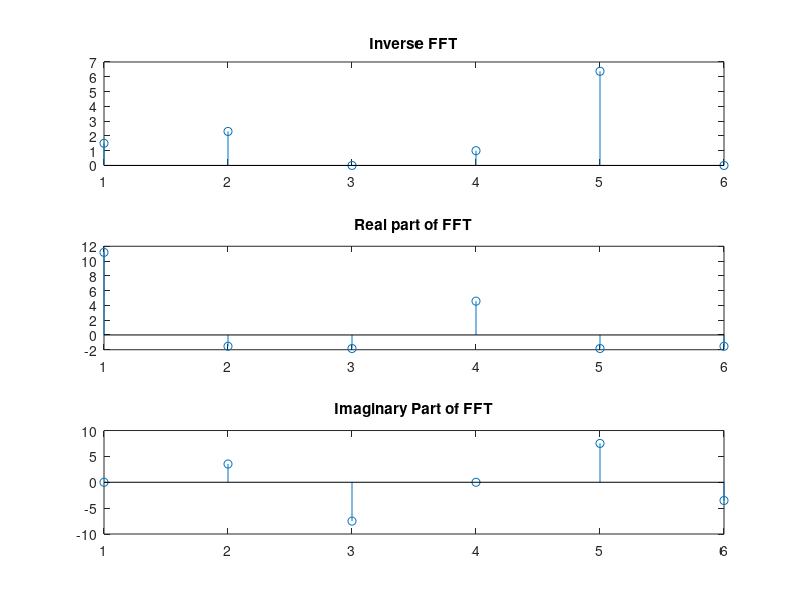

The MATLAB source for this figure:
clc;
%x= [6 -2+2i -2 -2-2i];
x = [1.5 2.3 0 1 6.37];
y = fft(x,6)
z = ifft(y)

subplot(3,1,1)
stem(z);
title('Inverse FFT');

subplot(312);
stem(real(y))
title('Real part of FFT');

subplot(313)
stem(imag(y))
title('Imaginary Part of FFT');

